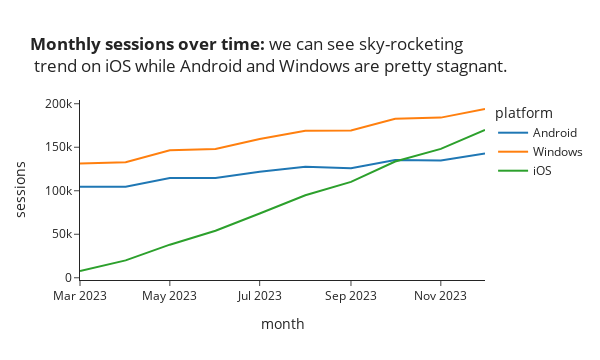

The cell this chart's notebook holds for it:
### Code cell
px.line(ts_df, width = 600, labels = {'value': 'sessions', 'os': 'platform', 'month_date': 'month'},
       title = format_string_by_lines(title, 55))

### Figure 1 — Plotly figure (JSON) as saved in the notebook; plotly's stock layout.template omitted (floating-point values rounded to 4 significant figures)
{"data": [{"hovertemplate": "platform=Android<br>month=%{x}<br>sessions=%{y}<extra></extra>", "legendgroup": "Android", "line": {"color": "#1F77B4", "dash": "solid"}, "marker": {"symbol": "circle"}, "mode": "lines", "name": "Android", "orientation": "v", "showlegend": true, "type": "scatter", "x": ["2023-03-01", "2023-04-01", "2023-05-01", "2023-06-01", "2023-07-01", "2023-08-01", "2023-09-01", "2023-10-01", "2023-11-01", "2023-12-01"], "xaxis": "x", "y": [104500, 104504, 114563, 114581, 121795, 127677, 125854, 135381, 134873, 142736], "yaxis": "y"}, {"hovertemplate": "platform=Windows<br>month=%{x}<br>sessions=%{y}<extra></extra>", "legendgroup": "Windows", "line": {"color": "#FF7F0E", "dash": "solid"}, "marker": {"symbol": "circle"}, "mode": "lines", "name": "Windows", "orientation": "v", "showlegend": true, "type": "scatter", "x": ["2023-03-01", "2023-04-01", "2023-05-01", "2023-06-01", "2023-07-01", "2023-08-01", "2023-09-01", "2023-10-01", "2023-11-01", "2023-12-01"], "xaxis": "x", "y": [131368, 132832, 146599, 148060, 159434, 168866, 169154, 182675, 184051, 193951], "yaxis": "y"}, {"hovertemplate": "platform=iOS<br>month=%{x}<br>sessions=%{y}<extra></extra>", "legendgroup": "iOS", "line": {"color": "#2CA02C", "dash": "solid"}, "marker": {"symbol": "circle"}, "mode": "lines", "name": "iOS", "orientation": "v", "showlegend": true, "type": "scatter", "x": ["2023-03-01", "2023-04-01", "2023-05-01", "2023-06-01", "2023-07-01", "2023-08-01", "2023-09-01", "2023-10-01", "2023-11-01", "2023-12-01"], "xaxis": "x", "y": [7781, 19960, 38045, 54079, 73914, 94858, 110231, 133563, 148138, 169839], "yaxis": "y"}], "layout": {"height": 360, "legend": {"title": {"text": "platform"}, "tracegroupgap": 0}, "title": {"text": "<b>Monthly sessions over time:</b> we can see sky-rocketing <br> trend on iOS while Android and Windows are pretty stagnant."}, "width": 600, "xaxis": {"anchor": "y", "autorange": true, "domain": [0, 1], "range": ["2023-03-01", "2023-12-01"], "title": {"text": "month"}, "type": "date"}, "yaxis": {"anchor": "x", "autorange": true, "domain": [0, 1], "range": [-2562.0, 204300.0], "title": {"text": "sessions"}, "type": "linear"}}}
